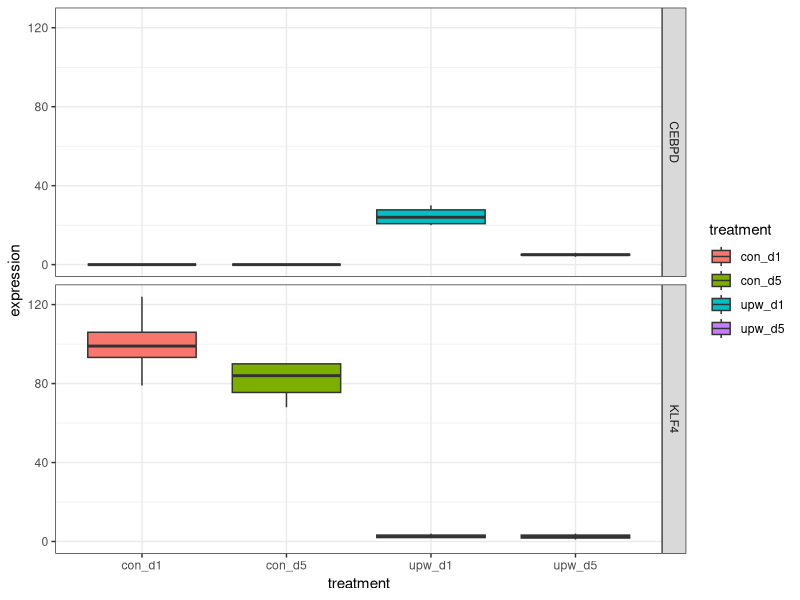

This figure's R source:
## ---- chunk 1
#install.packages("tidyverse")
#install.packages("ggplot2")
library(tidyverse)
library(ggplot2)
## ---- chunk 2
fake <- read_csv("GenePanel_FakeData.csv")
# View(fake)
## ---- chunk 3
fake <- fake %>% 
  gather("treatment", expression, 2:17) 
#View(fake)
## ---- chunk 4
subset <- fake %>% 
  filter(gene == c("CEBPD","KLF4") ) # <<--input your gene names here
## ---- chunk 5
subset <- subset %>%
  separate(treatment, c('treatment', 'rep'), sep = '_n', remove = TRUE) 
## ---- chunk 6
ggplot(data = subset) + 
  geom_boxplot(aes(x=treatment, y=expression, fill=treatment)) +
  facet_grid(gene ~.) +
  theme_bw()
